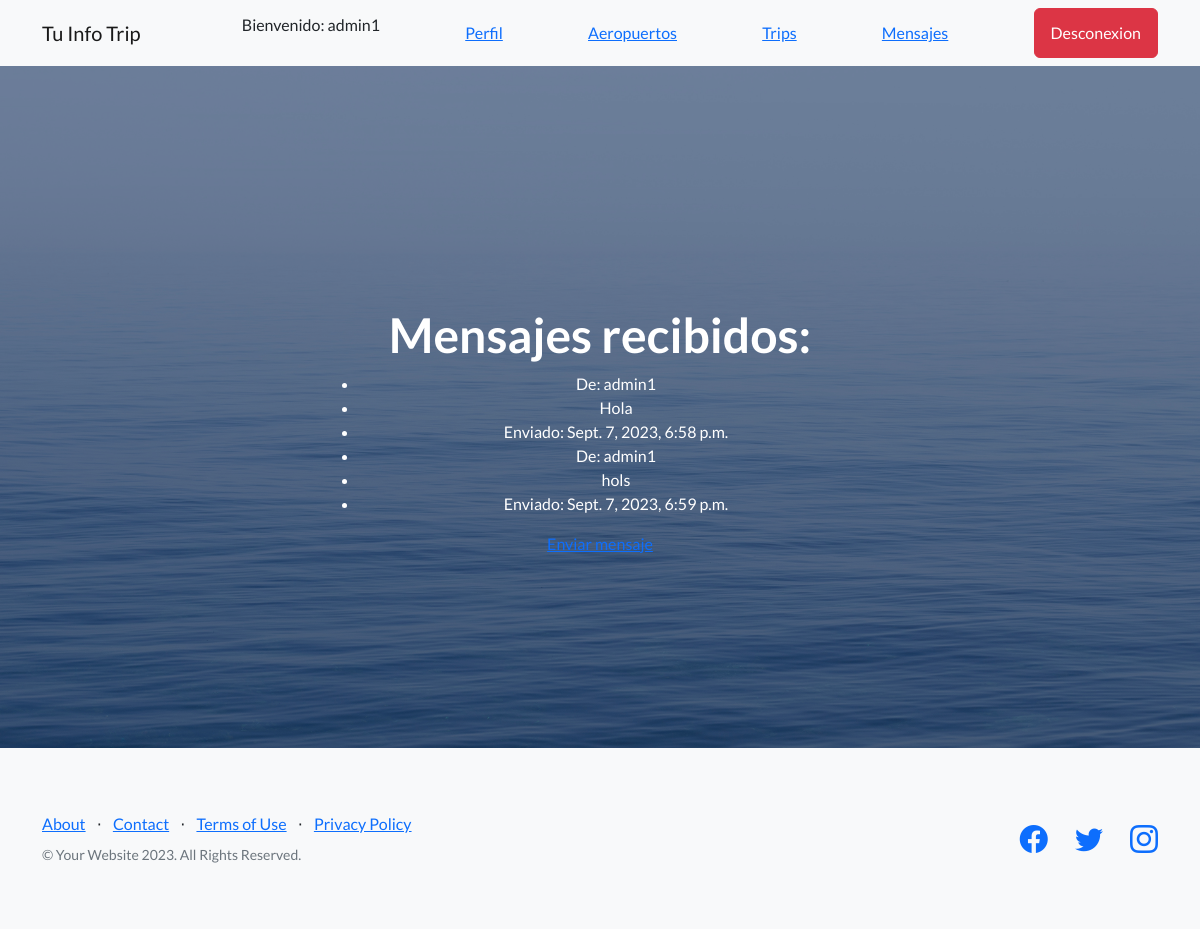
The app's page /AppMensajes/lista_mensajes/ (signed in), older data.
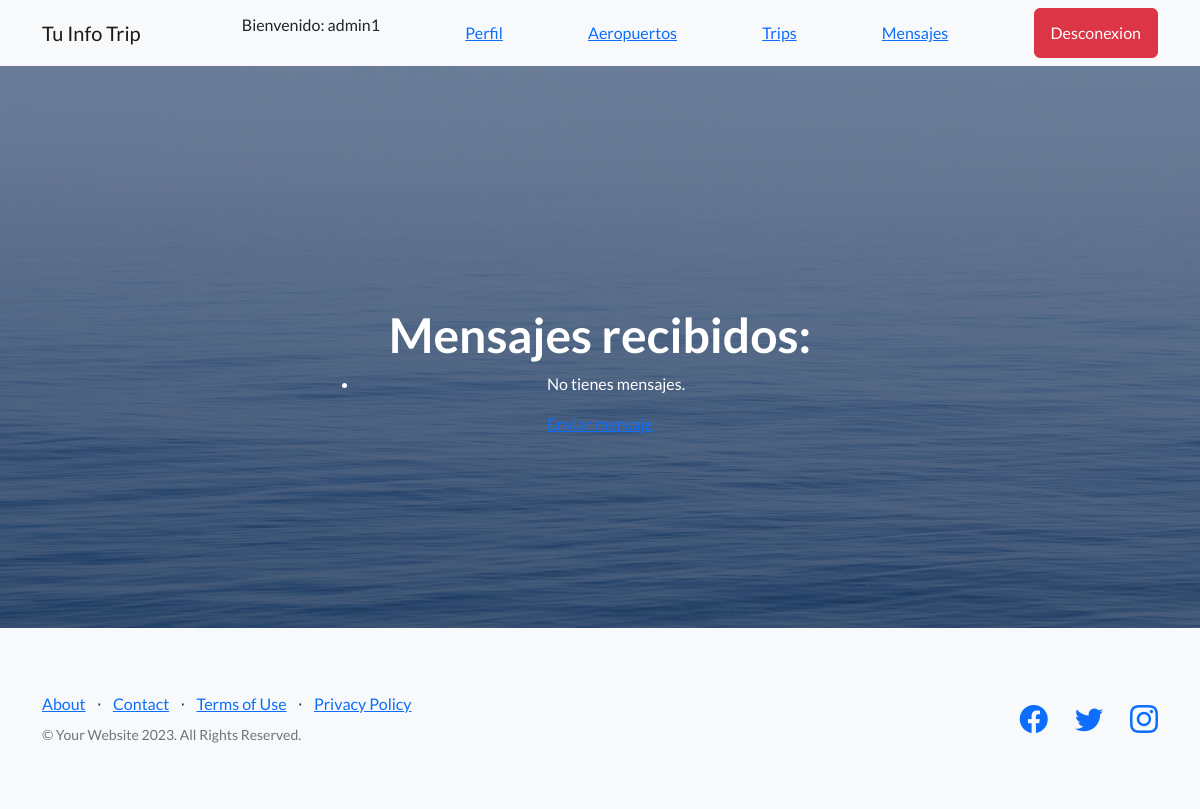
The same page, newer data.
### AppMensajes/models.py (models this page shows, shortened)
class Mensaje(models.Model):
    emisor = models.ForeignKey(User, on_delete=models.CASCADE, related_name='mensajes_enviados')
    receptor = models.ForeignKey(User, on_delete=models.CASCADE, related_name='mensajes_recibidos')
    contenido = models.TextField()
    fecha_envio = models.DateTimeField(auto_now_add=True)

### AppMensajes/templates/AppMensajes/mensaje_list.html
{% extends "AppBlog/padre.html" %}
{% load static %}
{% block content %}
<h1>Mensajes recibidos:</h1>
<ul>
{% for mensaje in object_list %}
  <li>De: {{ mensaje.emisor.username }}</li>
  <li>{{ mensaje.contenido }}</li>
  <li>Enviado: {{ mensaje.fecha_envio }}</li>
{% empty %}
  <li>No tienes mensajes.</li>
{% endfor %}
</ul>
<a href="{% url 'enviar_mensaje' %}">Enviar mensaje</a>
{% endblock %}

### AppBlog/templates/AppBlog/padre.html (shortened to what this page needs)
<!DOCTYPE html>
<html lang="en">
    <head>
        {% load static %}
        <link href="https://cdn.jsdelivr.net/npm/bootstrap-icons@1.5.0/font/bootstrap-icons.css" rel="stylesheet" type="text/css" />
        <link href="{% static 'AppBlog/css/styles.css' %}" rel="stylesheet" />
    </head>
    <body>
        <nav class="navbar navbar-light bg-light static-top">
            <div class="container">
                <a class="navbar-brand" href="{% url 'inicio' %}">Tu Info Trip</a>
                {% if user.is_authenticated %}
                <p> Bienvenido: {{ user.username }}</p>
                <a class="text-primary" href="{% url 'ver_perfil' %}">Perfil</a>
                <a class="text-primary" href="{% url 'aeropuertos' %}">Aeropuertos</a>
                <a class="text-primary" href="{% url 'trip_list' %}">Trips</a>
                <a class="text-primary" href="{% url 'enviar_mensaje' %}">Mensajes</a>
                <a class="btn btn-danger" href="{% url 'logout' %}">Desconexion</a>
                {% else %}
                <a class="btn btn-success" href="{% url 'login' %}">Ingresar</a>
                <a class="btn btn-secondary"href="{% url 'register' %}">Registrarse</a>
                {% endif %}
            </div>
        </nav>
        <header class="masthead">
            <div class="container position-relative">
                <div class="row justify-content-center">
                    <div class="col-xl-6">
                        <div class="text-center text-white">
                            {% block content %}
                                {% endblock %}
                        </div>
                    </div>
                </div>
            </div>
        </header>
        <footer class="footer bg-light">
            <div class="container">
                <div class="row">
                    <div class="col-lg-6 h-100 text-center text-lg-start my-auto">
                        <ul class="list-inline mb-2">
                            <li class="list-inline-item"><a href="#!">About</a></li>
                            <li class="list-inline-item">⋅</li>
                            <li class="list-inline-item"><a href="#!">Contact</a></li>
                            <li class="list-inline-item">⋅</li>
                            <li class="list-inline-item"><a href="#!">Terms of Use</a></li>
                            <li class="list-inline-item">⋅</li>
                            <li class="list-inline-item"><a href="#!">Privacy Policy</a></li>
                        </ul>
                        <p class="text-muted small mb-4 mb-lg-0">&copy; Your Website 2023. All Rights Reserved.</p>
                    </div>
                    <div class="col-lg-6 h-100 text-center text-lg-end my-auto">
                        <ul class="list-inline mb-0">
                            <li class="list-inline-item me-4">
                                <a href="#!"><i class="bi-facebook fs-3"></i></a>
                            </li>
                            <li class="list-inline-item me-4">
                                <a href="#!"><i class="bi-twitter fs-3"></i></a>
                            </li>
                            <li class="list-inline-item">
                                <a href="#!"><i class="bi-instagram fs-3"></i></a>
                            </li>
                        </ul>
                    </div>
                </div>
            </div>
        </footer>
    </body>
</html>

Row changes from the older to the newer data that the page shows:
removed Mensaje: emisor.username "admin1", contenido "Hola", fecha_envio "Sept. 7, 2023, 6:58 p.m."
removed Mensaje: emisor.username "admin1", contenido "hols", fecha_envio "Sept. 7, 2023, 6:59 p.m."
Text that changed along with them:
text now shown: "No tienes mensajes."
